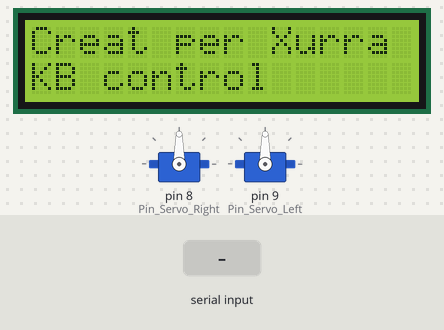
Simulated run of this sketch. Board: Arduino Uno, built with avr-gcc and run on an emulated ATmega328P. Parts: 2 × servo, 16×2 character LCD. Inputs (shaded band) come from the test bench. What the sketch prints to the serial monitor is not drawn.

Above: at 0.1 s.
At 2.3 s:
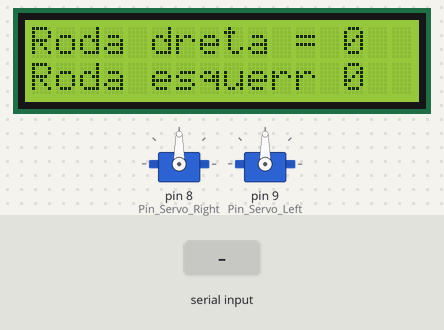
2.4 s: "90,45\n" received over Serial
Timing chart, 0 to 5.4 s (numbered marks = the images above; inputs shaded):
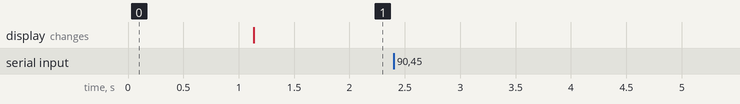

Measured:
- after the input at 2.4 s, every drawn part: stays the same

The sketch:

Rob_KB_i_lcd.ino
```cpp
//Llibreries
#include <Servo.h>             //This library allows an Arduino board to control RC (hobby) servo motors.
#include <Wire.h>              //This library allows you to communicate with I2C / TWI devices.
#include <LCD.h>
#include <LiquidCrystal_I2C.h>  // This library allows an Arduino board to control LiquidCrystal displays (LCDs) based on the Hitachi HD44780 (or a compatible) chipset, which is found on most text-based LCDs. The library works with in either 4- or 8-bit mode (i.e. using 4 or 8 data lines in addition to the rs, enable, and, optionally, the rw control lines).


//Pantalla LCD
#define I2C_ADDR    0x27    //A4 a SDA (Datos) (Gris)
                            //A5 a SCL (Clock) (Lila)
#define BACKLIGHT_PIN  3
#define En_pin  2
#define Rw_pin  1
#define Rs_pin  0
#define D4_pin  4
#define D5_pin  5
#define D6_pin  6
#define D7_pin  7

//Pins Servos
#define Pin_Servo_Right 8
#define Pin_Servo_Left 9
#define Stop 90

//Creació d´objectes
//Servos
Servo ServoD;
Servo ServoE;
// LCD
LiquidCrystal_I2C  lcd(I2C_ADDR,En_pin,Rw_pin,Rs_pin,D4_pin,D5_pin,D6_pin,D7_pin);

// Array and Variables for communication
String strVel="";       //
boolean comFinished= false;
char Trama[5], data=0;   // string for data recivied
int i=0, j=0, x=0;    //"i" is Index for reception data, "j" is for save data in internal variable, "x" is lenght of recivied data
int valueR,valueL;


void setup()
{
  // put your setup code here, to run once:

  ini_servo();
  ini_lcd();
  ini_Serial();

  delay (1000);
  lcd_program();
}

void loop()
{

  if(comFinished)
  {
    control(Trama[0]);    //Send command to switch
    comFinished=false;
  }
print_lcd();
}
```

Control.ino
```cpp
void control(char command)
{
  switch (command)
  {
    case 'r':
    for(j=1; j<x; j++)        //Read until end "x" of frame
    {
      strVel += Trama[j];
    }
    valueR=strVel.toInt(); // Convert String to Integer
    strVel="";
    run_motorR (valueR);
    break;

    case 'l':
    for(j=1; j<x; j++)        //Read until end "x" of frame
    {
      strVel += Trama[j];
    }
    valueL=strVel.toInt(); // Convert String to Integer
    strVel="";
    run_motorL (valueL);
    break;

    case 'S':
    run_motorR (Stop);
    run_motorL (Stop);
    ServoD.detach();
    ServoE.detach();
    break;

    case 'R':
    ServoD.attach(Pin_Servo_Right);
    ServoE.attach(Pin_Servo_Left);
    run_motorR (Stop);
    run_motorL (Stop);
    break;


    default:
    Serial.println("Error comunicación");
    break;
  }
}
```

Functions.ino
```cpp
void run_motorR (int vel)
{
   ServoD.write(vel);
}

void run_motorL (int vel)
{
   ServoE.write(vel);
}
```

Interrupts.ino
```cpp
void serialEvent()
{
  while(Serial.available())
  {
    data=(char)Serial.read();

    if (data != 'z')
    {
      Trama[i++]=data;

    }
    else
    {
       comFinished = true;
       x=i;
       i=0;
    }

  }
}
```

inicialitzacions.ino
```cpp
void ini_servo()
{
  ServoD.attach(Pin_Servo_Right);
  ServoE.attach(Pin_Servo_Left);

  ServoD.write(Stop);
  ServoE.write(Stop);

}

void ini_lcd()
{
  lcd.begin (16,2);    // Inicializar el display con 16 caraceres 2 lineas
  lcd.setBacklightPin(BACKLIGHT_PIN,POSITIVE);
  lcd.setBacklight(HIGH);
  lcd.home ();                   // go home
  lcd.print("Creat per Xurra");
  lcd.setCursor ( 0, 1 );        // go to the 2nd line
  lcd.print("KB control");
}

void ini_Serial()
{
  Serial.begin(9600);   // Serial Port Comunications at 9600 Baud rate
  strVel.reserve(10); // Reserve 10 bytes
}
```

prints.ino
```cpp
void lcd_program()
{
  lcd.home ();                   // go home
  lcd.print("Roda dreta =   ");
  lcd.setCursor ( 0, 1 );        // go to the 2nd line
  lcd.print("Roda esquerra =    ");
}

void print_lcd()
{
  lcd.setCursor (12, 0 );
  if (valueR<100)     //si te més de 3 valors esborrar el
  {                   //valor sobrant de la lectura anterior
    lcd.print(" ");
  }
  lcd.print(valueR);
  lcd.print(" ");

  lcd.setCursor ( 12, 1 );
  if (valueL<100)
  {
    lcd.print(" ");
  }
  lcd.print(valueL);
  lcd.print(" ");
}
```
